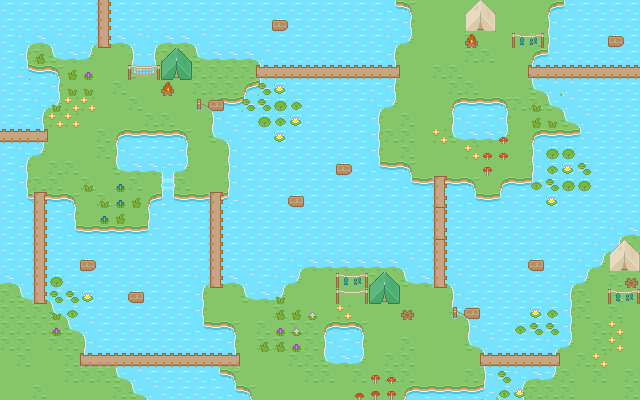

This game map was drawn from its Tiled (.tmx) file and the tilesets committed beside it. A one-line description and the trimmed map source follow:
An orthogonal 40x25 tile map with 16x16 px tiles, 3 tile layers (图块层 1, 图块层 2, 图块层 3), 11 tilesets.

<map version="1.10" tiledversion="1.11.2" orientation="orthogonal" renderorder="right-down" width="40" height="25" tilewidth="16" tileheight="16" infinite="0" nextlayerid="6" nextobjectid="1">
 <tileset firstgid="1" source="Complex_Texture/PrehistoricTiles.tsx" />
 <tileset firstgid="381" source="Complex_Texture/sprites/plains.tsx" />
 <tileset firstgid="453" source="Water_Texture/Water1.tsx" />
 <tileset firstgid="454" source="Roads_Texture/Road_No_Grass.tsx" />
 <tileset firstgid="455" source="Roads_Texture/Road3 - 1.tsx" />
 <tileset firstgid="456" source="Roads_Texture/Road2 - 6.tsx" />
 <tileset firstgid="457" source="Roads_Texture/Road2 - 5.tsx" />
 <tileset firstgid="458" source="Roads_Texture/Road1 - 2.tsx" />
 <tileset firstgid="459" source="Roads_Texture/Road1 - 1.tsx" />
 <tileset firstgid="460" source="kenney_tiny-battle/Tilemap/tilemap_packed.tsx" />
 <tileset firstgid="658" source="kenney_roguelike-rpg-pack/Spritesheet/roguelikeSheet_transparent.tsx" />
 <layer id="1" name="图块层 1" width="40" height="25" locked="1">
  <data>[1000 cells, 1000 non-empty, 21 distinct tile ids]</data>
 </layer>
 <layer id="4" name="图块层 2" width="40" height="25" locked="1">
  <data>[1000 cells, 167 non-empty, 36 distinct tile ids]</data>
 </layer>
 <layer id="5" name="图块层 3" width="40" height="25" locked="1">
  <data>[1000 cells, 0 non-empty, 0 distinct tile ids]</data>
 </layer>
</map>
